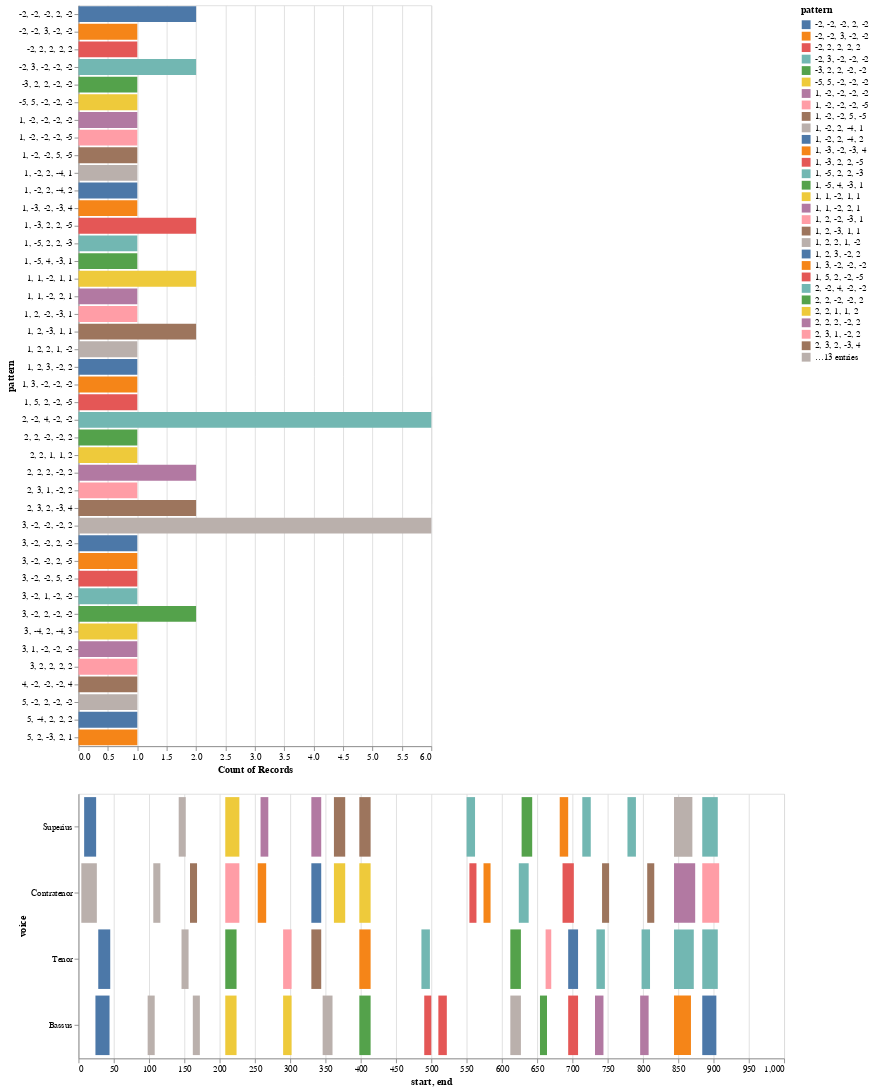

The code cell stored with this chart in its notebook:
### Code cell
# Conseil
prefix = 'Music_Files/'
mei_file = 'Cons_Adjuva_me_ED.musicxml'
url = prefix + mei_file
piece = importScore(url)
print(piece.metadata)
heatmap(piece)

### Figure 1 — Vega-Lite specification as saved in the notebook (floating-point values rounded to 4 significant figures)
{"config": {"view": {"continuousWidth": 400, "continuousHeight": 300}}, "vconcat": [{"mark": "bar", "encoding": {"color": {"type": "nominal", "field": "pattern"}, "opacity": {"condition": {"value": 1, "selection": "selector002"}, "value": 0.2}, "x": {"type": "nominal", "aggregate": "count", "field": "pattern"}, "y": {"type": "nominal", "field": "pattern"}}, "selection": {"selector002": {"type": "multi", "fields": ["pattern"]}}}, {"mark": "bar", "encoding": {"color": {"type": "nominal", "field": "pattern"}, "opacity": {"condition": {"value": 1, "selection": "selector002"}, "value": 0.2}, "tooltip": [{"type": "quantitative", "field": "start"}, {"type": "quantitative", "field": "end"}, {"type": "nominal", "field": "pattern"}], "x": {"type": "quantitative", "field": "start"}, "x2": {"field": "end"}, "y": {"type": "nominal", "field": "voice", "sort": null}}, "height": 300, "selection": {"selector002": {"type": "multi", "fields": ["pattern"]}}, "width": 800}], "data": {"name": "data-15ea153354fcc12da2aed522803c1d0c"}, "$schema": "https://vega.github.io/schema/vega-lite/v4.8.1.json", "datasets": {"data-15ea153354fcc12da2aed522803c1d0c": [{"start": 8.0, "voice": "Superius", "pattern": "-2, -2, -2, 2, -2", "end": 25.0}, {"start": 142.0, "voice": "Superius", "pattern": "3, -2, -2, -2, 2", "end": 152.0}, {"start": 208.0, "voice": "Superius", "pattern": "2, 2, 1, 1, 2", "end": 228.0}, {"start": 258.0, "voice": "Superius", "pattern": "3, 1, -2, -2, -2", "end": 269.0}, {"start": 330.0, "voice": "Superius", "pattern": "1, -2, -2, -2, -2", "end": 344.0}, {"start": 362.0, "voice": "Superius", "pattern": "1, 2, -3, 1, 1", "end": 378.0}, {"start": 398.0, "voice": "Superius", "pattern": "1, 2, -3, 1, 1", "end": 414.0}, {"start": 550.0, "voice": "Superius", "pattern": "2, -2, 4, -2, -2", "end": 562.0}, {"start": 628.0, "voice": "Superius", "pattern": "3, -2, 2, -2, -2", "end": 643.0}, {"start": 682.0, "voice": "Superius", "pattern": "3, -2, -2, 2, -5", "end": 694.0}, {"start": 714.0, "voice": "Superius", "pattern": "2, -2, 4, -2, -2", "end": 726.0}, {"start": 778.0, "voice": "Superius", "pattern": "2, -2, 4, -2, -2", "end": 790.0}, {"start": 844.0, "voice": "Superius", "pattern": "1, 2, 2, 1, -2", "end": 870.0}, {"start": 884.0, "voice": "Superius", "pattern": "-2, 3, -2, -2, -2", "end": 906.0}, {"start": 4.0, "voice": "Contratenor", "pattern": "1, -2, 2, -4, 1", "end": 26.0}, {"start": 106.0, "voice": "Contratenor", "pattern": "3, -2, -2, -2, 2", "end": 116.0}, {"start": 158.0, "voice": "Contratenor", "pattern": "4, -2, -2, -2, 4", "end": 168.0}, {"start": 208.0, "voice": "Contratenor", "pattern": "2, 3, 1, -2, 2", "end": 228.0}, {"start": 254.0, "voice": "Contratenor", "pattern": "1, 3, -2, -2, -2", "end": 266.0}, {"start": 330.0, "voice": "Contratenor", "pattern": "1, 2, 3, -2, 2", "end": 344.0}, {"start": 362.0, "voice": "Contratenor", "pattern": "1, 1, -2, 1, 1", "end": 378.0}, {"start": 398.0, "voice": "Contratenor", "pattern": "1, 1, -2, 1, 1", "end": 414.0}, {"start": 554.0, "voice": "Contratenor", "pattern": "1, -3, 2, 2, -5", "end": 564.0}, {"start": 574.0, "voice": "Contratenor", "pattern": "-2, -2, 3, -2, -2", "end": 584.0}, {"start": 624.0, "voice": "Contratenor", "pattern": "3, -2, 1, -2, -2", "end": 638.0}, {"start": 686.0, "voice": "Contratenor", "pattern": "3, -2, -2, 5, -2", "end": 702.0}, {"start": 742.0, "voice": "Contratenor", "pattern": "2, 3, 2, -3, 4", "end": 752.0}, {"start": 806.0, "voice": "Contratenor", "pattern": "2, 3, 2, -3, 4", "end": 816.0}, {"start": 844.0, "voice": "Contratenor", "pattern": "1, 1, -2, 2, 1", "end": 874.0}, {"start": 884.0, "voice": "Contratenor", "pattern": "1, 2, -2, -3, 1", "end": 908.0}, {"start": 28.0, "voice": "Tenor", "pattern": "-2, -2, -2, 2, -2", "end": 45.0}, {"start": 146.0, "voice": "Tenor", "pattern": "3, -2, -2, -2, 2", "end": 156.0}, {"start": 208.0, "voice": "Tenor", "pattern": "2, 2, -2, -2, 2", "end": 224.0}, {"start": 290.0, "voice": "Tenor", "pattern": "1, -2, -2, -2, -5", "end": 302.0}, {"start": 330.0, "voice": "Tenor", "pattern": "1, -2, -2, 5, -5", "end": 344.0}, {"start": 398.0, "voice": "Tenor", "pattern": "5, 2, -3, 2, 1", "end": 414.0}, {"start": 486.0, "voice": "Tenor", "pattern": "2, -2, 4, -2, -2", "end": 498.0}, {"start": 612.0, "voice": "Tenor", "pattern": "3, -2, 2, -2, -2", "end": 627.0}, {"start": 662.0, "voice": "Tenor", "pattern": "3, 2, 2, 2, 2", "end": 670.0}, {"start": 694.0, "voice": "Tenor", "pattern": "3, -2, -2, 2, -2", "end": 708.0}, {"start": 734.0, "voice": "Tenor", "pattern": "2, -2, 4, -2, -2", "end": 746.0}, {"start": 798.0, "voice": "Tenor", "pattern": "2, -2, 4, -2, -2", "end": 810.0}, {"start": 844.0, "voice": "Tenor", "pattern": "1, -5, 2, 2, -3", "end": 872.0}, {"start": 884.0, "voice": "Tenor", "pattern": "-2, 3, -2, -2, -2", "end": 906.0}, {"start": 24.0, "voice": "Bassus", "pattern": "1, -2, 2, -4, 2", "end": 44.0}, {"start": 98.0, "voice": "Bassus", "pattern": "3, -2, -2, -2, 2", "end": 108.0}, {"start": 162.0, "voice": "Bassus", "pattern": "3, -2, -2, -2, 2", "end": 172.0}, {"start": 208.0, "voice": "Bassus", "pattern": "-5, 5, -2, -2, -2", "end": 224.0}, {"start": 290.0, "voice": "Bassus", "pattern": "3, -4, 2, -4, 3", "end": 302.0}, {"start": 346.0, "voice": "Bassus", "pattern": "3, -2, -2, -2, 2", "end": 360.0}, {"start": 398.0, "voice": "Bassus", "pattern": "1, -5, 4, -3, 1", "end": 414.0}, {"start": 490.0, "voice": "Bassus", "pattern": "1, -3, 2, 2, -5", "end": 500.0}, {"start": 510.0, "voice": "Bassus", "pattern": "-2, 2, 2, 2, 2", "end": 522.0}, {"start": 612.0, "voice": "Bassus", "pattern": "5, -2, 2, -2, -2", "end": 627.0}, {"start": 654.0, "voice": "Bassus", "pattern": "-3, 2, 2, -2, -2", "end": 664.0}, {"start": 694.0, "voice": "Bassus", "pattern": "1, 5, 2, -2, -5", "end": 708.0}, {"start": 732.0, "voice": "Bassus", "pattern": "2, 2, 2, -2, 2", "end": 744.0}, {"start": 796.0, "voice": "Bassus", "pattern": "2, 2, 2, -2, 2", "end": 808.0}, {"start": 844.0, "voice": "Bassus", "pattern": "1, -3, -2, -3, 4", "end": 868.0}, {"start": 884.0, "voice": "Bassus", "pattern": "5, -4, 2, 2, 2", "end": 904.0}]}}
